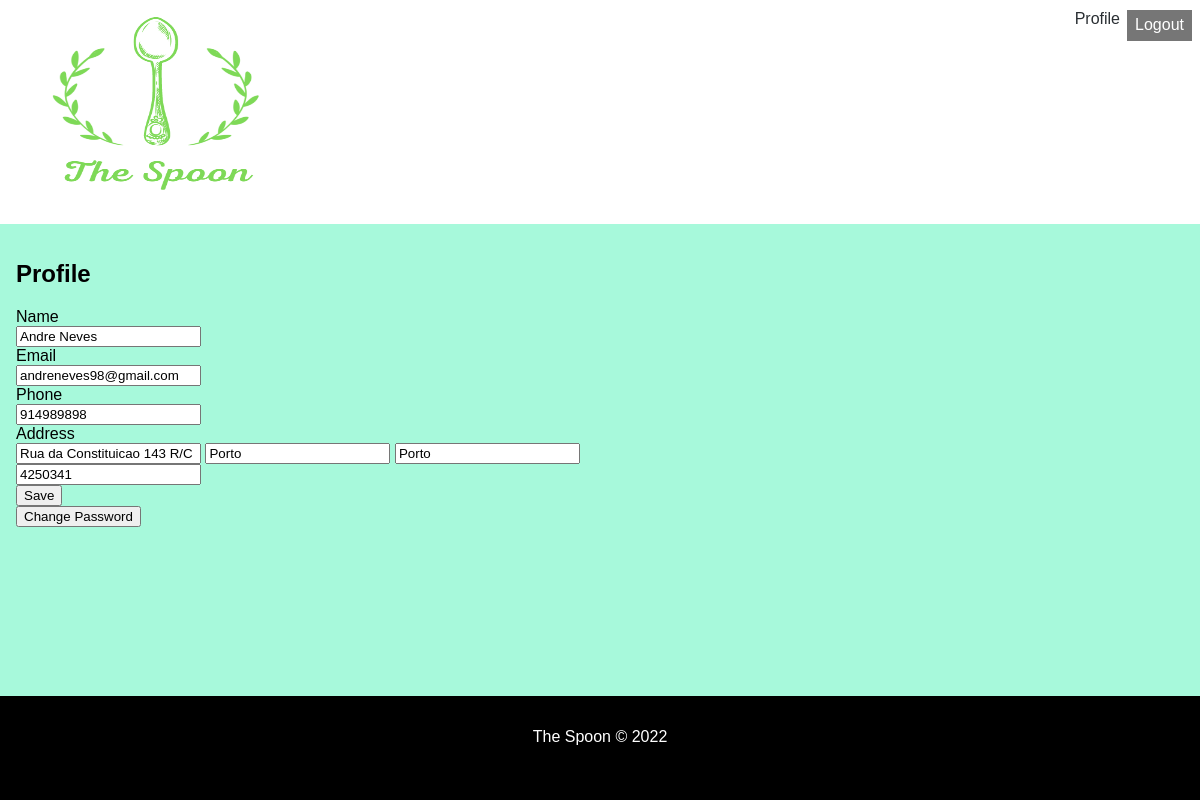
Page /pages/profile.php (signed in) on the committed database.
### tables this page shows
CREATE TABLE User (
	idUser			INTEGER PRIMARY KEY,
	Email			VARCHAR NOT NULL UNIQUE,
	Password		VARCHAR NOT NULL,
	Phone 			INTEGER UNIQUE,
	Name 			VARCHAR NOT NULL,
	RestOwner       BOOLEAN DEFAULT FALSE,
	idAddress		INTEGER		CONSTRAINT fk_user_idaddress REFERENCES Address (idAddress)
												ON DELETE SET NULL ON UPDATE CASCADE
);

CREATE TABLE Address (
	idAddress 		INTEGER PRIMARY KEY,
	Street 		VARCHAR NOT NULL,
	City			VARCHAR NOT NULL,
	State			VARCHAR NOT NULL,
	PostalCode 		INTEGER NOT NULL
);

### pages/profile.php (called while the page is built, shortened)
<?php
  require_once('../utils/session.php');
  $session = new Session();
  require_once('../database/connection.php');
  require_once('../database/user.class.php');
  require_once('../templates/common.tpl.php');
  require_once('../templates/user.tpl.php');
  $db = getDatabaseConnection();
  $user = User::getUser($db, $session->getId());
  drawProfile($user);
?>

### database/user.class.php (called while the page is built, shortened)
<?php
  class User {
    public function __construct(int $idUser, string $email, string $name, string $street, string $city, string $state, int $postalcode, int $phone, bool $restOwner = false)
    {
      $this->email = $email;
      $this->name = $name;
      $this->street = $street;
      $this->city = $city;
      $this->state = $state;
      $this->postalcode = $postalcode;
      $this->phone = $phone;
    }
    static function getUser(PDO $db, int $id): User {
      $stmt = $db->prepare('
        SELECT idUser, Email, Name, Street, City, State, PostalCode, Phone, RestOwner
        FROM User JOIN Address USING (idAddress)
        WHERE idUser = ?
      ');
      $stmt->execute(array($id));
      $user = $stmt->fetch();
      return new User
     (
        (int)$user['idUser'],
        $user['Email'],
        $user['Name'],
        $user['Street'],
        $user['City'],
        $user['State'],
        (int)$user['PostalCode'],
        (int)$user['Phone'],
        (bool)$user['RestOwner']
      );
    }
  }
?>

### utils/session.php (called while the page is built, shortened)
<?php
  class Session {
    public function getId() : ?int {
      return isset($_SESSION['id']) ? $_SESSION['id'] : null;
    }
  }
?>

### templates/user.tpl.php (the view, shortened to what this page needs)
<?php function drawProfile(User $user) { ?>
  <h2>Profile</h2>
  <section id="profile">
    <form action="../actions/action_profile.php" method="post" id="profile-info">
      <label>Name<br>
      <input type="text" name="name" placeholder="name" value= "<?php echo $user->name ?>" required></label>
      <br>
      <label>Email<br>
      <input type="email" name="email" placeholder="email" value= "<?php echo $user->email ?>" required></label>
      <br>
      <label>Phone<br>
      <input type="tel" name="phone" placeholder="phone" value= "<?php echo $user->phone ?>" required></label>
      <br>
      <label>Address<br>
      <input type="text" name="street" placeholder="Street" value="<?php echo $user->street ?>" required>
      <input type="text" name="city" placeholder="City" value="<?php echo $user->city ?>" required>
      <input type="text" name="state" placeholder="State" value="<?php echo $user->state ?>" required>
      <br>
      <input type="number" name="postal-code" placeholder="Postal Code" value="<?php echo $user->postalcode ?>">
      </label>
      <br>
      <button type="submit">Save</button>
    </form>
    <button>Change Password</button>
  </section>
<?php } ?>

### css/style.css (style rules this page uses)
input[type=number] { -moz-appearance: textfield; }
body { font-family: "Poppins", sans-serif; }

### css/layout.css (style rules this page uses)
body { background-color: #a7f9db; margin: 0 auto; display: flex; min-height: 100vh; flex-direction: column; }

### rows in the picture
user: name "Andre Neves", email "andreneves98@gmail.com", phone "914989898", street "Rua da Constituicao 143 R/C", city "Porto", state "Porto", postal-code "4250341"
